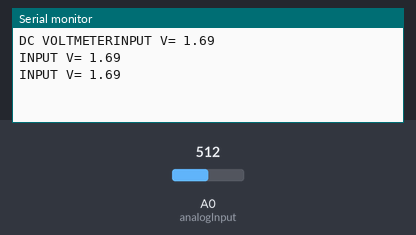
Bench run of a sketch on a simulated Arduino Uno, built with avr-gcc and run on an emulated ATmega328P. On the bench: the last lines printed to the serial monitor. The inputs (shaded band) are chosen by the test bench; at power-on: A0 (analogInput) = 512.

Above: at 1.3 s.
1.4 s: A0 (analogInput) set to 716
At 1.9 s:
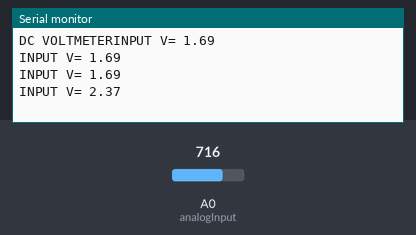
2.9 s: A0 (analogInput) set to 900
At 3.4 s:
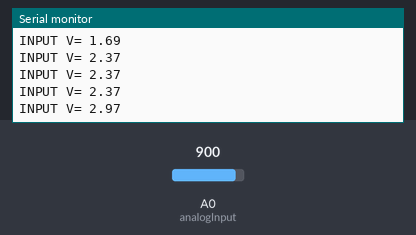
Timing chart, 0 to 5.9 s (numbered marks = the images above; inputs shaded):
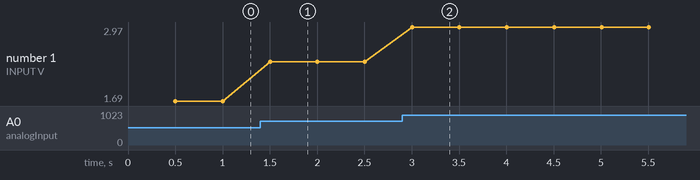

The sketch:

test_voltagedivider_esp8266.ino
```cpp
/*
DC Voltmeter Using a Voltage Divider
Based on Code Created By
T.K.Hareendran
http://henrysbench.capnfatz.com/henrys-bench/arduino-voltage-measurements/arduino-25v-voltage-sensor-module-user-manual/
adapt for ESP8266 board (A0 max 3.3V) by Nicu FLORICA
http://www.arduinotehniq.com
*/

int analogInput = A0;
float vout = 0.0;
float vin = 0.0;

// V+ ---|==43k==|---A0---|==1k1==|-----GND
float R1 = 1.1; //
float R2 = 43.; //
int value = 0;
float Vref = 3.3;
void setup(){
   pinMode(analogInput, INPUT);
   Serial.begin(9600);
   Serial.print("DC VOLTMETER");
}
void loop(){
   // read the value at analog input
   value = analogRead(analogInput);
   vout = (value * Vref) / 1024.0; // see text
   vin = vout / (R2/(R1+R2));

Serial.print("INPUT V= ");
Serial.println(vin,2);

delay(500);
}
```

Measured:
- after the input at 1.4 s, the serial monitor: prints a new line after 0.10 s (image 1)
- after the input at 2.9 s, the serial monitor: prints a new line after 0.10 s (image 2)
- plotted number 1: 1.69 → 2.37 after the input at 1.4 s, 2.37 → 2.97 after the input at 2.9 s
